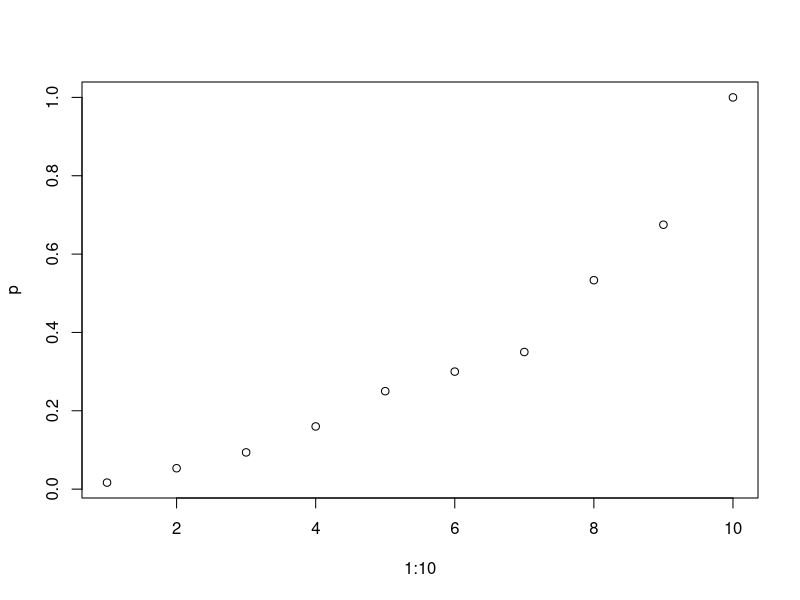
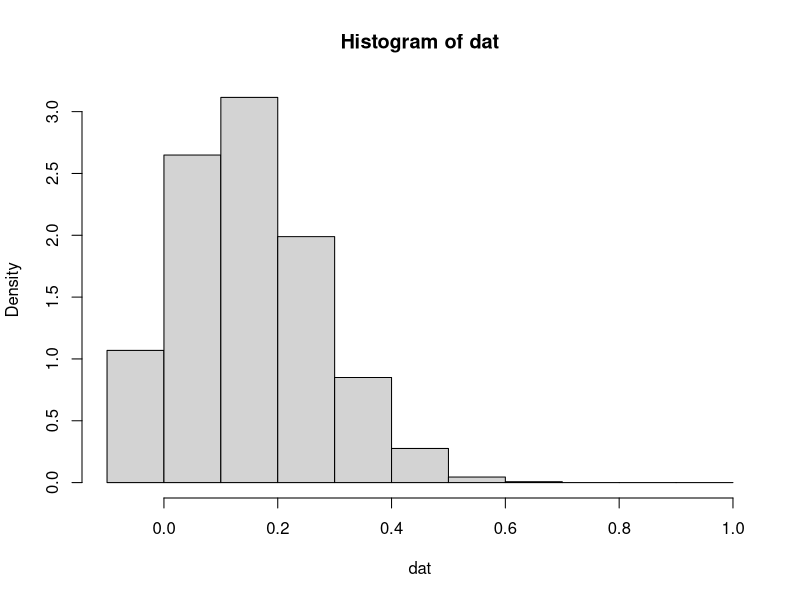
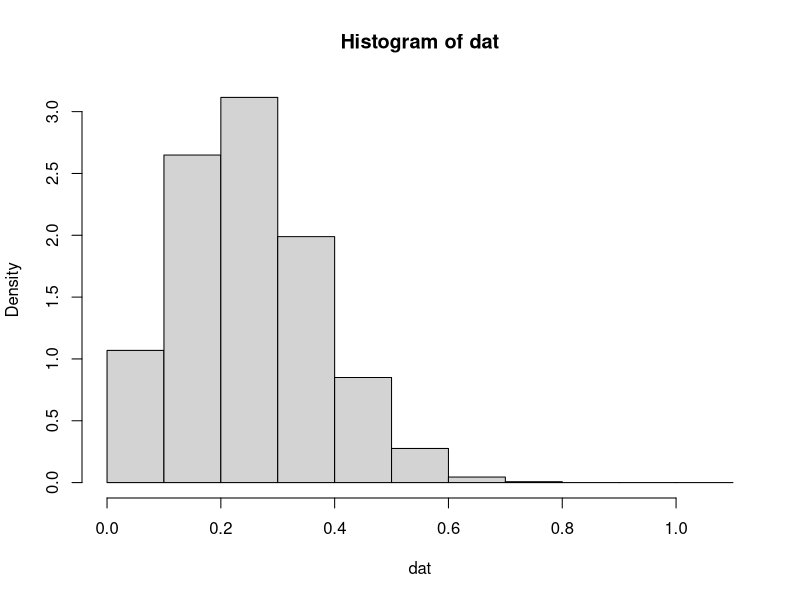
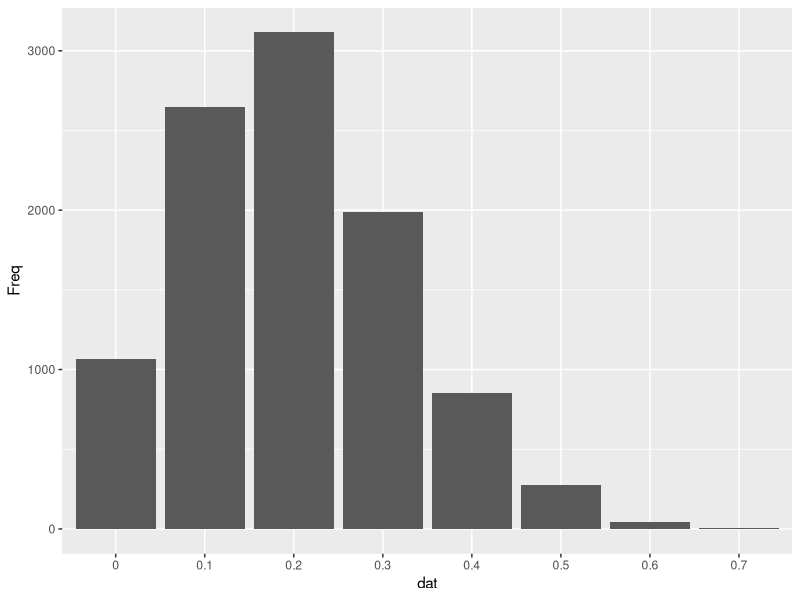

Write the R code that produced these figures, in order. (Note: this script raises an error after producing the figures.)
## ---- chunk 1
set.seed(2019)
x <- rbinom(n = 1, size = 10, prob = 0.1) # 结果解读
## ---- chunk 2
set.seed(2019)
p <- seq(from = 0, to = 1, length.out = 11)
# 成功概率 总体参数 p 值
sapply(rep(p, each = 10), rbinom, n = 1, size = 10)
## ---- chunk 3
# 精确计算二项分布检验的 p
# 调用符号计算
# x = 7
fun <- function(p, r = 8, n = 10) {
  choose(n, n-2)*p^r*(1-p)^(n-r) + choose(n, n-1)*p^(n-1)*(1-p) + choose(n, n)*p^n - 0.025
}
uniroot(fun, lower = 0, upper = 1)



# x = 8
fun <- function(p) {
  45*p^8*(1-p)^2 + 10*p^9*(1-p) + p^10 - 0.025
}
uniroot(fun, lower = 0, upper = 1)

# x = 9
fun <- function(x) {
  9 * x^10 - 10 * x^9 + 0.025
}
# 0.555 计算下限
uniroot(fun, lower = 0, upper = 1)

# x = 10
fun <- function(x) {
  x^10 - 0.025
}
# 0.691
uniroot(fun, lower = 0, upper = 1)
## ---- chunk 4
# 已知概率求上分位点

# 等于
qbinom(0.025, size = 10, prob = 0.565, lower.tail = F)
## ---- chunk 5
fun <- function(p, r = 9) qbinom(0.025, size = 10, prob = p, lower.tail = F) - r
# 计算每个 x 对应的 p 
(p <- sapply(1:10, function(x) uniroot(fun, lower = 0, upper = 1, r = x)$root))
## ---- chunk 6
plot(x = 1:10, y = p)
## ---- chunk 7

# 二项检验 菱形置信带
set.seed(2019)


dat <- replicate(10^6, expr = {
  x = sample(0:1, size = 10, replace = TRUE, prob = c(0.8, 0.2))
  sum(x)/10
})

# 成功概率 p = 0.2 每个样本量 10
dat <- rbinom(n = 10^4, size = 10, prob = 0.2)/10
table(dat)
# 分布图 y 轴是密度
# right = TRUE 区间形式 (a,b] 左开右闭
hist(dat, probability = T, breaks = seq(from = -0.1, to = 1, by = 0.1))

# 0.2^10 左闭右开区间
hist(dat, probability = T, breaks = seq(from = 0, to = 1.1, by = 0.1),
     right = FALSE, xlim = c(0, 1.1))


# 分布
library(ggplot2)
library(magrittr)
# 这个图里面会不会隐含什么信息，分布是怎样的？
# 二项展开有关系吗
dat1 <- as.data.frame(table(dat))


ggplot(data = dat1, aes(x = dat, y = Freq)) +
  geom_col()

as.data.frame(table(dat)) %>%
  head()


ggplot(data = dat,aes(x = factor(dat), y = Freq, fill = factor(dat))) +
  geom_col(position = "fill")

ggplot(as.data.frame(dat), aes(x = dat)) +
  geom_histogram(bins = 12)
